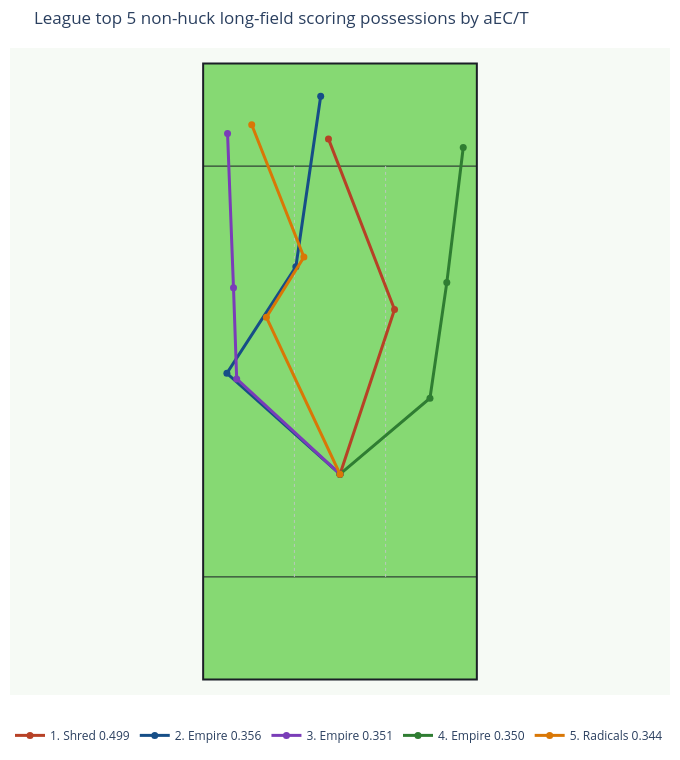

Write notebook code for a chart like this one.
### Markdown cell above
## League-Wide Top 5 Overall

This ranks the full league-wide filtered pool, so these are the top five qualifying possessions overall rather than the top five from each team.

### Code cell
league_top_overall, league_top_overall_paths = select_top_aec_possessions_league(
    league_possessions,
    league_paths,
    metric=METRIC,
    n=TOP_N,
)

metric_label = 'aEC/T' if METRIC == 'aec_per_throw' else METRIC.replace('_', ' ')
league_top_overall_labeled_paths = {
    f"{int(row['league_rank'])}. {str(row['team_id']).title()} {row[METRIC]:.3f}": path
    for (_, row), path in zip(league_top_overall.iterrows(), league_top_overall_paths)
}

plot_representative_paths(
    league_top_overall_labeled_paths,
    title=f"League top {TOP_N} non-huck long-field scoring possessions by {metric_label}",
)

### Figure 1 — Plotly figure (JSON) as saved in the notebook; plotly's stock layout.template omitted (floating-point values rounded to 4 significant figures)
{"data": [{"hovertemplate": "1. Shred 0.499<br>%{text}<extra></extra>", "line": {"color": "#b74126", "width": 3}, "marker": {"color": "#b74126", "size": 7}, "mode": "lines+markers", "name": "1. Shred 0.499", "text": ["Start", "Throw 1<br>bashton -> sdastrup<br>aEC: 0.414<br>CP: 85.1%<br>Distance: 33.8", "Throw 2<br>sdastrup -> jmiller<br>aEC: 0.584<br>CP: 80.8%<br>Distance: 35.6"], "type": "scatter", "x": [0.0, 10.62, -2.25], "y": [40.0, 72.06, 105.3]}, {"hovertemplate": "2. Empire 0.356<br>%{text}<extra></extra>", "line": {"color": "#164e87", "width": 3}, "marker": {"color": "#164e87", "size": 7}, "mode": "lines+markers", "name": "2. Empire 0.356", "text": ["Start", "Throw 1<br>aatkins -> nwhitlock<br>aEC: 0.094<br>CP: 92.5%<br>Distance: 29.5", "Throw 2<br>nwhitlock -> jcowan<br>aEC: 0.328<br>CP: 89.2%<br>Distance: 24.7", "Throw 3<br>jcowan -> aatkins<br>aEC: 0.646<br>CP: 81.9%<br>Distance: 33.6"], "type": "scatter", "x": [0.0, -22.03, -8.6, -3.76], "y": [40.0, 59.65, 80.38, 113.6]}, {"hovertemplate": "3. Empire 0.351<br>%{text}<extra></extra>", "line": {"color": "#7a3db8", "width": 3}, "marker": {"color": "#7a3db8", "size": 7}, "mode": "lines+markers", "name": "3. Empire 0.351", "text": ["Start", "Throw 1<br>srueschem -> ddemarre<br>aEC: 0.104<br>CP: 94.4%<br>Distance: 27.4", "Throw 2<br>ddemarre -> bjagt<br>aEC: 0.203<br>CP: 95.5%<br>Distance: 17.7", "Throw 3<br>bjagt -> jcowan<br>aEC: 0.746<br>CP: 84.7%<br>Distance: 30.1"], "type": "scatter", "x": [0.0, -20.12, -20.74, -21.9], "y": [40.0, 58.56, 76.29, 106.4]}, {"hovertemplate": "4. Empire 0.350<br>%{text}<extra></extra>", "line": {"color": "#2f7d32", "width": 3}, "marker": {"color": "#2f7d32", "size": 7}, "mode": "lines+markers", "name": "4. Empire 0.350", "text": ["Start", "Throw 1<br>srueschem -> jwilliams<br>aEC: 0.139<br>CP: 95.8%<br>Distance: 22.9", "Throw 2<br>jwilliams -> ddemarre<br>aEC: 0.319<br>CP: 93.6%<br>Distance: 22.7", "Throw 3<br>ddemarre -> bjagt<br>aEC: 0.592<br>CP: 82.9%<br>Distance: 26.5"], "type": "scatter", "x": [0.0, 17.52, 20.8, 24.0], "y": [40.0, 54.81, 77.31, 103.6]}, {"hovertemplate": "5. Radicals 0.344<br>%{text}<extra></extra>", "line": {"color": "#d97706", "width": 3}, "marker": {"color": "#d97706", "size": 7}, "mode": "lines+markers", "name": "5. Radicals 0.344", "text": ["Start", "Throw 1<br>kalexande -> jcarrico<br>aEC: 0.379<br>CP: 86.4%<br>Distance: 33.8", "Throw 2<br>jcarrico -> npetersen<br>aEC: 0.183<br>CP: 96.2%<br>Distance: 13.8", "Throw 3<br>npetersen -> jmaskalun<br>aEC: 0.471<br>CP: 89.4%<br>Distance: 27.7"], "type": "scatter", "x": [0.0, -14.33, -7.03, -17.19], "y": [40.0, 70.56, 82.29, 108.1]}], "layout": {"height": 760, "legend": {"orientation": "h", "y": -0.04}, "margin": {"b": 10, "l": 10, "r": 10, "t": 48}, "paper_bgcolor": "#ffffff", "plot_bgcolor": "#f6faf5", "shapes": [{"fillcolor": "#86d973", "layer": "below", "line": {"color": "#1B1E26", "width": 2}, "type": "rect", "x0": -26.65, "x1": 26.65, "y0": 0, "y1": 120}, {"layer": "below", "line": {"color": "#1B1E26", "width": 1}, "type": "line", "x0": -26.65, "x1": 26.65, "y0": 20, "y1": 20}, {"layer": "below", "line": {"color": "#1B1E26", "width": 1}, "type": "line", "x0": -26.65, "x1": 26.65, "y0": 100, "y1": 100}, {"layer": "below", "line": {"color": "#b9c8bb", "dash": "dot", "width": 1}, "type": "line", "x0": -8.88, "x1": -8.88, "y0": 20, "y1": 100}, {"layer": "below", "line": {"color": "#b9c8bb", "dash": "dot", "width": 1}, "type": "line", "x0": 8.88, "x1": 8.88, "y0": 20, "y1": 100}], "title": {"text": "League top 5 non-huck long-field scoring possessions by aEC/T"}, "width": 680, "xaxis": {"range": [-31.65, 31.65], "scaleanchor": "y", "scaleratio": 1, "showgrid": false, "visible": false, "zeroline": false}, "yaxis": {"range": [-3, 123], "showgrid": false, "visible": false, "zeroline": false}}}
